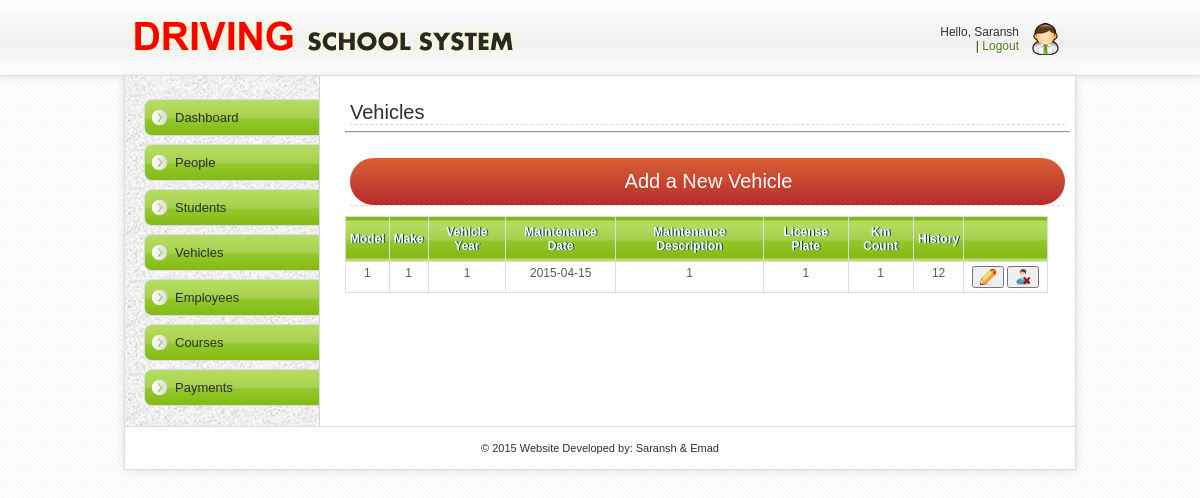
/vehicle.php (signed in), run on the app's committed database.
### tables this page shows
CREATE TABLE `vehicle` (
  `id_vehicle` int(15) NOT NULL,
  `model` varchar(15) DEFAULT NULL,
  `make` varchar(15) DEFAULT NULL,
  `vehicle_year` varchar(15) DEFAULT NULL,
  `maintaince_date` date DEFAULT NULL,
  `maintaince_description` text,
  `license_plate` varchar(15) DEFAULT NULL,
  `km_count` int(10) DEFAULT NULL,
  `history` text
);

### vehicle.php (the view, shortened to what this page needs)
<head>
	<?php
		include 'includes/dashboard_header.php'
	?>
<link rel="stylesheet" href="css/jquery-nicemodal.css">
  </head>
  <body>
	<div id="header">
		<div class="inHeader">
			<div class="mosAdmin">
				Hello, <?php echo ucfirst($_SESSION['user']);?><br>
				| <a href="includes/logout.php">Logout</a>
			</div>
		</div>
	</div>
	<div id="wrapper">
		<div id="leftBar">
			<ul>
				<?php
					include'includes/dashboard_menu.php'
				?>
			</ul>
		</div>
		<div id="rightContent">
		<h3>Vehicles</h3>
		<hr />
		<div id="smallCenter">
			<a href="create-vehicle.php"><br>
				<h3>
					<div align="center" class="btn">Add a New Vehicle</div>
				</h3>
			</a>
		</div>
		<table class="data">
			<tr class="data">
				<th class="data">Model</th>
				<th class="data">Make</th>
				<th class="data">Vehicle Year</th>
				<th class="data">Maintenance Date</th>
				<th class="data">Maintenance Description</th>
				<th class="data">License Plate</th>
				<th class="data">Km Count</th>
				<th class="data">History</th>
				<th class="data" width="75px"></th>
			</tr>
			<tr class="data">
				<?php
					include 'includes/connect.php';
					$sqls= mysqli_query($dbhandle,"SELECT * FROM vehicle");
					while($sqlf=mysqli_fetch_assoc($sqls))
					{
				?>
						<td class="data" width="30px"><center><?php echo $sqlf['model']; ?></center></td>
						<td class="data"><center><?php echo $sqlf['make']; ?></center></td>
						<td class="data"><center><?php echo $sqlf['vehicle_year']; ?></center></td>
						<td class="data"><center><?php echo $sqlf['maintaince_date']; ?></center></td>
						<td class="data"><center><?php echo $sqlf['maintaince_description']; ?></center></td>
						<td class="data"><center><?php echo $sqlf['license_plate']; ?></center></td>
						<td class="data"><center><?php echo $sqlf['km_count']; ?></center></td>
						<td class="data"><center><?php echo $sqlf['history']; ?></center></td>
						<td class="data" width="75px">
							<center>
							<?php $vid= $sqlf['id_vehicle']; ?>
        <button> <a href="edit-vehicle.php?vid=<?php echo $vid;?>"><img src="css/img/edit.png"></a></button>
              <button name="delete" id="demo" formmethod="post" data-url="delete-vehicle.php?vid=<?php echo $vid;?>">  <img src="css/img/delete.png"></button>
							</center>
							</td>
      </tr><?php }
    ?>
    </table>
</div>
<?php
include 'includes/dashboard_footer.php'
?>

### css/mos-style.css (style rules this page uses)
body { background: url(img/latar.jpg); margin: 0; padding: 0; font-family: Arial; font-size: 12px; color: #2e2e2e; text-align: center; }
img { border: none; }
a { color: #527e19; text-decoration: none; }
table { border:none;font-size: 12px; }
td { border:none; padding: 5px; }
table.data { border: 1px solid #dcdcdc; margin: 10px 0px 20px 0px; width: 97%; border-collapse: collapse;font-size: 12px; }
th.data { padding: 8px 4px 8px 4px;border: 1px solid #dcdcdc; background: url(img/green.jpg)repeat left center;text-shadow: 1px 0px #003362;color: #fff }
td.data { padding: 4px; border: 1px solid #dcdcdc;color: #5b5b5b;vertical-align: top; }
tr.data { background: #fff }
#header { width: 100%; border-bottom: 1px solid #dcdcdc; background: url(img/headerbg.jpg) repeat left; height: 75px; z-index: 1000; -moz-box-shadow: 0px 0px 8px #dcdcdc; -webkit-box-shadow: 0px 0px 8px #dcdcdc; }
.inHeader { float: center; background: url(img/logo.png) no-repeat left center; margin: auto; width: 920px; height: 45px; padding: 15px; border-right: 0px solid #dcdcdc; border-left: 0px solid #dcdcdc; }
.mosAdmin { float: right; border: 0px solid #dcdcdc; margin: 0 1px 0 auto; text-align: right; padding: 10px 40px 10px 10px; background: url(img/Administrator.png) no-repeat right center; text-shadow: 1px 1px #fff; }
#wrapper { width: 950px; padding: 15px 0 0 0; position: relative; border-left: 1px solid #dcdcdc; border-right: 1px solid #dcdcdc; border-bottom: 1px solid #dcdcdc; float: center; margin: auto; text-align: left; background: #fff url(img/bg_kiri.png) repeat-y; -moz-box-shadow: 0px 0px 8px #dcdcdc; -webkit-box-shadow: 0px 0px 8px #dcdcdc; }
#leftBar { width: 185px; float: left; padding: 0 0 20px 10px; border-right: 0px solid #dcdcdc; text-align: left; }
#leftBar ul { list-style: none;padding: 0; margin: 0;font-size: 13px; }
#rightContent { width: 725px; padding: 5px; float: right; border-left: 0px solid #dcdcdc; text-align: left; background: #fff; }
#rightContent h3 { font-size: 20px; font-weight: normal; padding: 0; margin: 5px; border-bottom: 1px dashed #dcdcdc; }
.btn { background: #d96034; background-image: -webkit-linear-gradient(top, #d96034, #b82b2b); background-image: -moz-linear-gradient(top, #d96034, #b82b2b); background-image: -ms-linear-gradient(top, #d96034, #b82b2b); background-image: -o-linear-gradient(top, #d96034, #b82b2b); background-image: linear-gradient(to bottom, #d96034, #b82b2b); -webkit-border-radius: 28; -moz-border-radius: 28; border-radius: 28px; font-family: Arial; color: #ffffff; font-size: 20px; padding: 12px 20px 12px 22px; text-decoration: none; }

### data on the page
vehicle: model "1", make "1", vehicle_year "1", maintaince_date "2015-04-15", maintaince_description "1", license_plate "1", km_count "1", history "12"

### other printed values
$_SESSION['user'] "Saransh"
